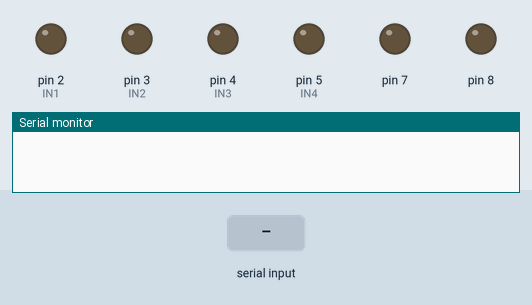
Simulated run of this sketch. Board: Arduino Uno, built with avr-gcc and run on an emulated ATmega328P. On the bench: output pins drawn as LEDs (lit = HIGH), the last lines printed to the serial monitor. The inputs (shaded band) are chosen by the test bench.

Above: at 1.2 s.
1.3 s: "90,45\n" received over Serial
At 2.6 s:
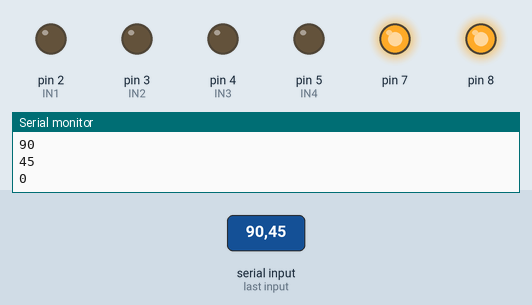
3.8 s: "1\n" received over Serial
At 4.6 s:
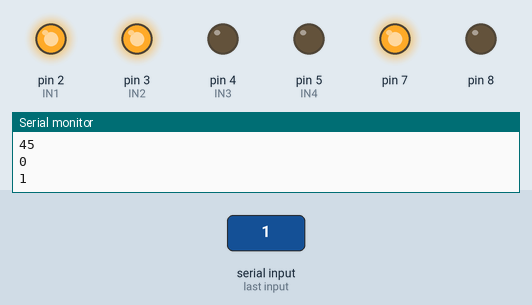
6.3 s: "2\n" received over Serial
At 6.8 s:
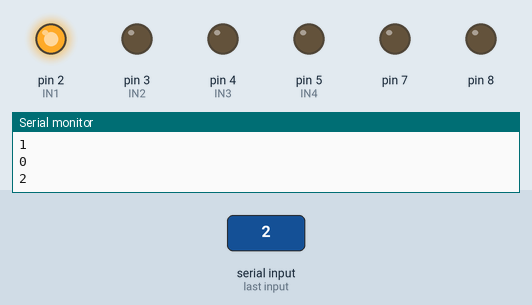
8.8 s: "3\n" received over Serial
At 9.6 s:
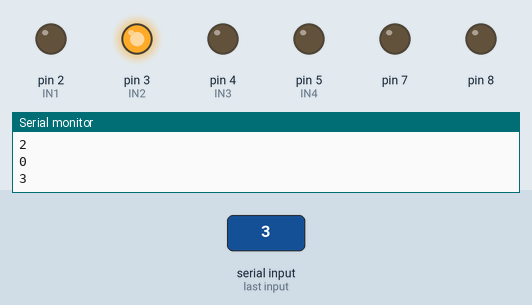
11.3 s: "4\n" received over Serial
At 11.8 s:
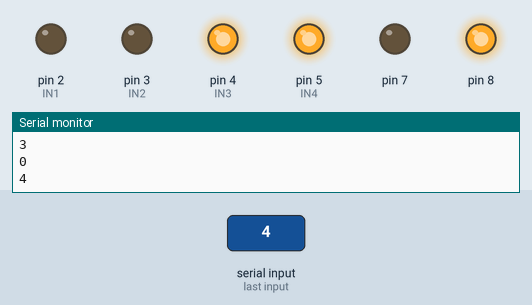
Timing chart, 0 to 14.3 s (numbered marks = the images above; inputs shaded):
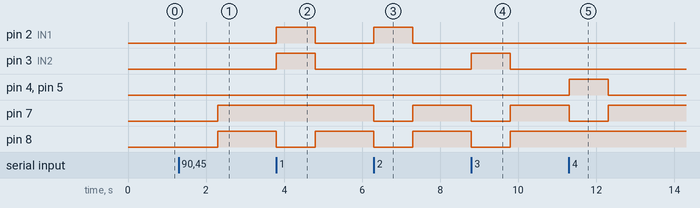

The sketch:

moto.ino
```cpp
int IN1 = 2;
int IN2 = 3;

int IN3 = 4;
int IN4 = 5;


void setup() {

Serial.begin(9600); // opens serial port, sets data rate to 9600 bps
pinMode(IN1, OUTPUT);
pinMode(IN2, OUTPUT);
pinMode(IN3, OUTPUT);
pinMode(IN4, OUTPUT);
pinMode(7, OUTPUT);
pinMode(8, OUTPUT);
digitalWrite(IN1, 0);
digitalWrite(IN2, 0);
digitalWrite(IN3, 0);
digitalWrite(IN4, 0);


}

void loop() {

if(Serial.available()) {

   int a= Serial.parseInt();// read the incoming data as string

   Serial.println(a);


    if (a == 1) //forward
    {

    digitalWrite(IN1, HIGH);
    digitalWrite(IN2, HIGH);
    digitalWrite(IN3, LOW);
    digitalWrite(IN4, LOW);
    digitalWrite(7, HIGH);
    digitalWrite(8, LOW);


    }
    if (a==0)//stop
    {
    digitalWrite(IN1, LOW);
    digitalWrite(IN2, LOW);
    digitalWrite(IN3, LOW);
    digitalWrite(IN4, LOW);
    digitalWrite(7, HIGH);
    digitalWrite(8, HIGH);

    }
    if (a == 2) //right

    {
    digitalWrite(IN1, HIGH);
    digitalWrite(IN2, LOW);
    digitalWrite(IN3, LOW);
    digitalWrite(IN4, LOW);
    digitalWrite(7, LOW);
    digitalWrite(8, LOW);

    }
    if (a == 3) //left

    {
    digitalWrite(IN1, LOW);
    digitalWrite(IN2, HIGH);
    digitalWrite(IN3, LOW);
    digitalWrite(IN4, LOW);
    digitalWrite(7, LOW);
    digitalWrite(8, LOW);


   }
    if (a == 4) //back

    {
    digitalWrite(IN1, LOW);
    digitalWrite(IN2, LOW);
    digitalWrite(IN3, HIGH);
    digitalWrite(IN4, HIGH);
    digitalWrite(8, HIGH);
    digitalWrite(7, LOW);


   }

}

}
```

Measured:
- after the input at 1.3 s, pin 7, pin 8: LOW → HIGH after 1.0 s
- after the input at 3.8 s, pin 2 (IN1), pin 3 (IN2): LOW → HIGH at once, → LOW 1.0 s later; pin 8: HIGH → LOW at once, → HIGH 1.0 s later
- after the input at 6.3 s, pin 2 (IN1): LOW → HIGH at once, → LOW 1.0 s later; pin 7, pin 8: HIGH → LOW at once, → HIGH 1.0 s later
- after the input at 8.8 s, pin 3 (IN2): LOW → HIGH at once, → LOW 1.0 s later; pin 7, pin 8: HIGH → LOW at once, → HIGH 1.0 s later
- after the input at 11.3 s, pin 4 (IN3), pin 5 (IN4): LOW → HIGH at once, → LOW 1.0 s later; pin 7: HIGH → LOW at once, → HIGH 1.0 s later
